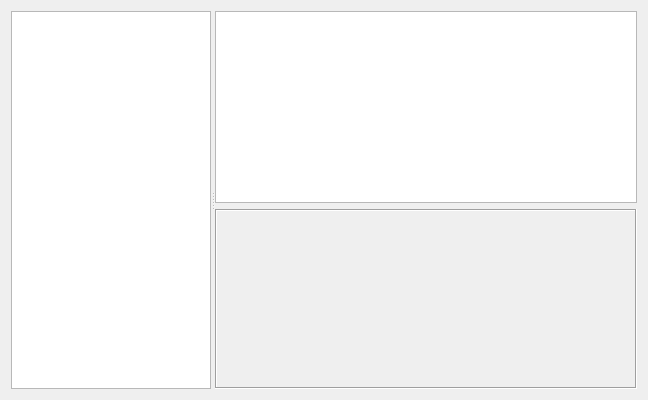
<?xml version="1.0" encoding="UTF-8"?>
<ui version="4.0">
 <class>Dialog</class>
 <widget class="QDialog" name="Dialog">
  <property name="geometry">
   <rect>
    <x>0</x>
    <y>0</y>
    <width>648</width>
    <height>400</height>
   </rect>
  </property>
  <property name="windowTitle">
   <string>New from Template</string>
  </property>
  <layout class="QGridLayout" name="gridLayout">
   <item row="0" column="0">
    <widget class="QSplitter" name="splitter">
     <property name="orientation">
      <enum>Qt::Horizontal</enum>
     </property>
     <widget class="QTreeWidget" name="uiTemplateTREE">
      <property name="maximumSize">
       <size>
        <width>200</width>
        <height>16777215</height>
       </size>
      </property>
      <property name="alternatingRowColors">
       <bool>true</bool>
      </property>
      <property name="rootIsDecorated">
       <bool>false</bool>
      </property>
      <attribute name="headerVisible">
       <bool>false</bool>
      </attribute>
      <attribute name="headerVisible">
       <bool>false</bool>
      </attribute>
      <column>
       <property name="text">
        <string notr="true">1</string>
       </property>
      </column>
     </widget>
     <widget class="QWidget" name="">
      <layout class="QVBoxLayout" name="verticalLayout">
       <property name="margin">
        <number>0</number>
       </property>
       <item>
        <widget class="QGraphicsView" name="uiTemplatesVIEW">
         <property name="alignment">
          <set>Qt::AlignLeading|Qt::AlignLeft|Qt::AlignTop</set>
         </property>
        </widget>
       </item>
       <item>
        <widget class="QLabel" name="uiDescriptionLBL">
         <property name="sizePolicy">
          <sizepolicy hsizetype="Expanding" vsizetype="Expanding">
           <horstretch>0</horstretch>
           <verstretch>0</verstretch>
          </sizepolicy>
         </property>
         <property name="frameShape">
          <enum>QFrame::Box</enum>
         </property>
         <property name="frameShadow">
          <enum>QFrame::Sunken</enum>
         </property>
         <property name="text">
          <string/>
         </property>
         <property name="alignment">
          <set>Qt::AlignLeading|Qt::AlignLeft|Qt::AlignTop</set>
         </property>
         <property name="wordWrap">
          <bool>true</bool>
         </property>
         <property name="margin">
          <number>6</number>
         </property>
        </widget>
       </item>
      </layout>
     </widget>
    </widget>
   </item>
  </layout>
 </widget>
 <resources/>
 <connections/>
</ui>
